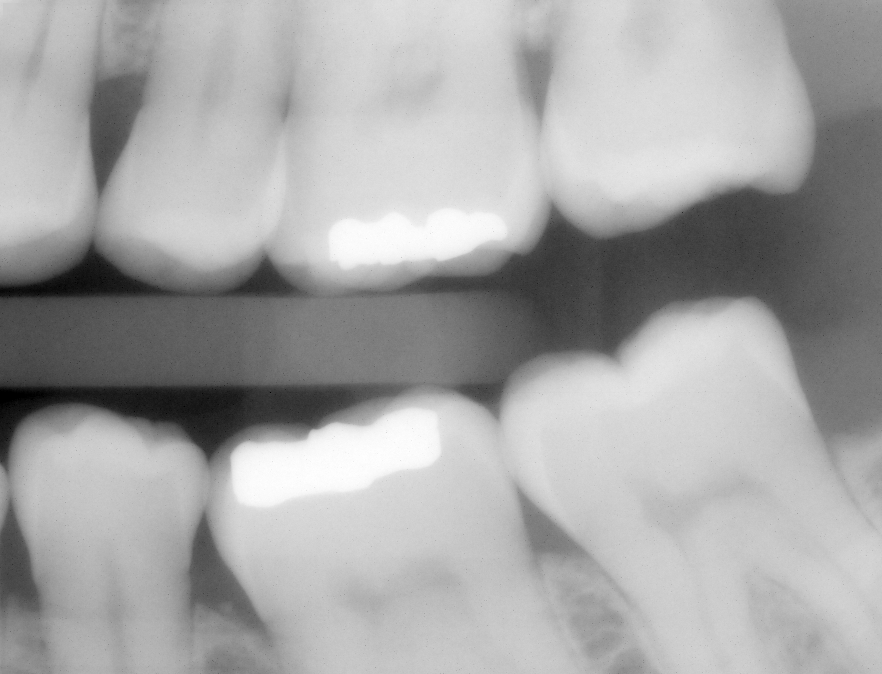
#> input picture Assignment1/images/Fig0230(a)(dental_xray).png, 882 x 674 px, found by its file name
$ jupyter execute 'Example 2.7.2.ipynb'
#> lines starting #> are read from the running program, lines starting #| are printed output that depends on the picture
# Jupyter Script and Running Result for Example 2.7.2

Import dependencies.

[cell 1]
import cv2
import matplotlib.pyplot as plot

Load the original image and mask image.

[cell 2]
original_img = cv2.imread('../images/Fig0230(a)(dental_xray).png', flags=0)
#> original_img is the input picture: shape (674, 882); min 0, max 255, mean 166.8
mask_img = cv2.imread('../images/Fig0230(b)(dental_xray_mask).png', flags=0)
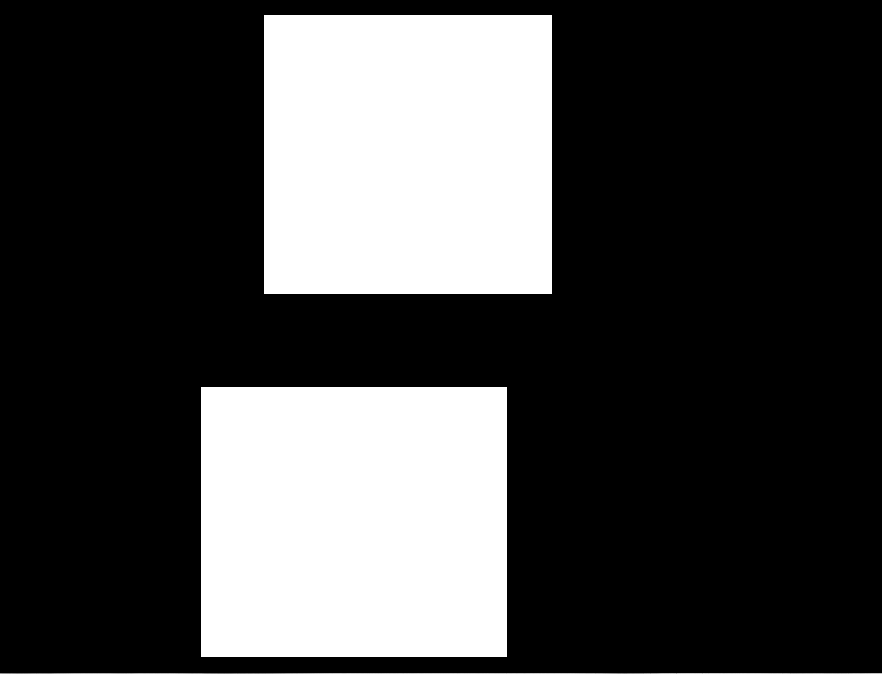
#> input picture Assignment1/images/Fig0230(b)(dental_xray_mask).png, 882 x 674 px, found by its file name
#> mask_img is the input picture: shape (674, 882); min 0, max 255, mean 70.2

Perform the logic and operation to extract the region of interest (ROI) by function *cv2.bitwise_and()*

[cell 3]
ROI_img = cv2.bitwise_and(original_img, mask_img)
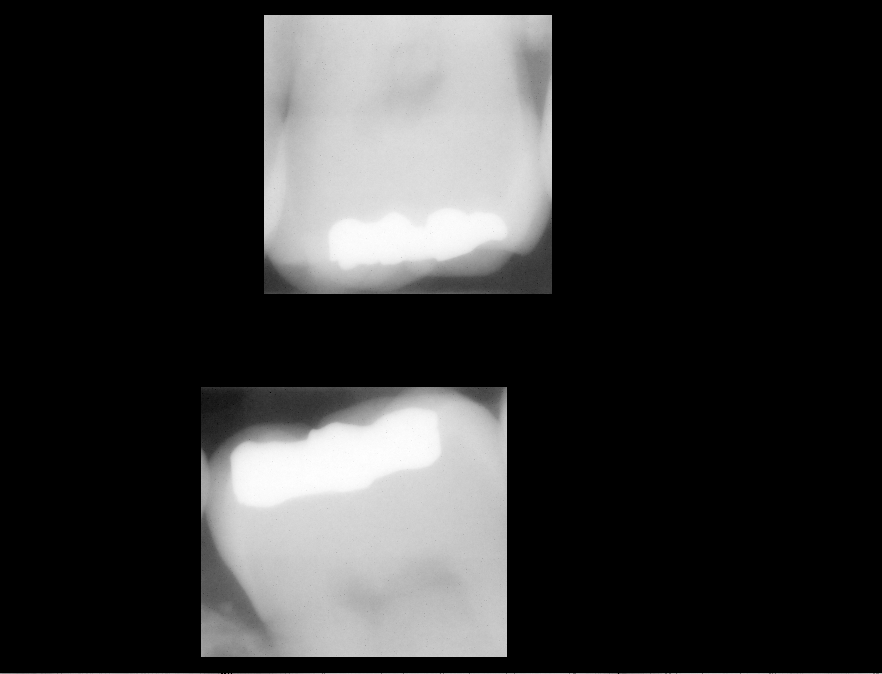
#> ROI_img: shape (674, 882); min 0, max 255, mean 52.1

Display the results.

[cell 4]
plot.subplot(131), plot.imshow(original_img, cmap='gray'), plot.title('original_img'), plot.axis('off')
plot.subplot(132), plot.imshow(mask_img, cmap='gray'), plot.title('mask_img'), plot.axis('off')
plot.subplot(133), plot.imshow(ROI_img, cmap='gray'), plot.title('ROI_img'), plot.axis('off')
plot.show()
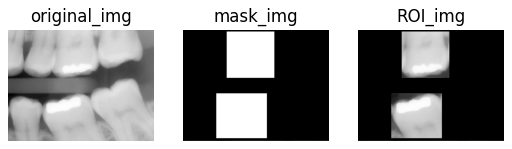
#> figure drawn by matplotlib, 3 panels
